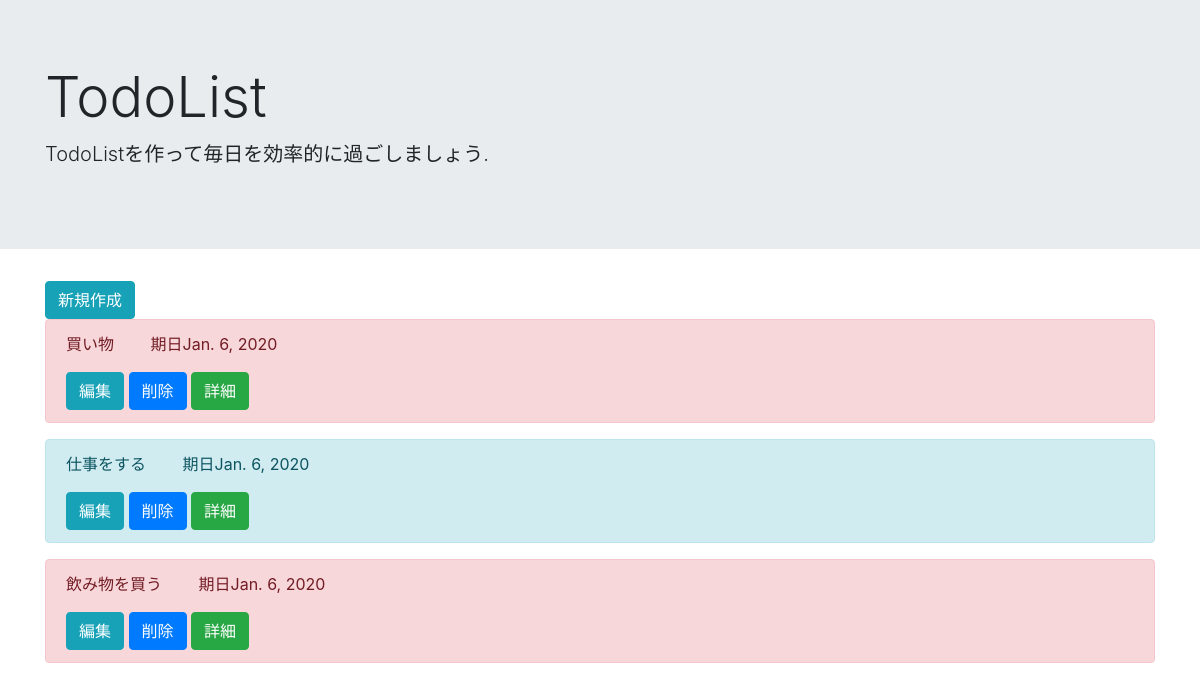
The page /list/ on the database as committed earlier.
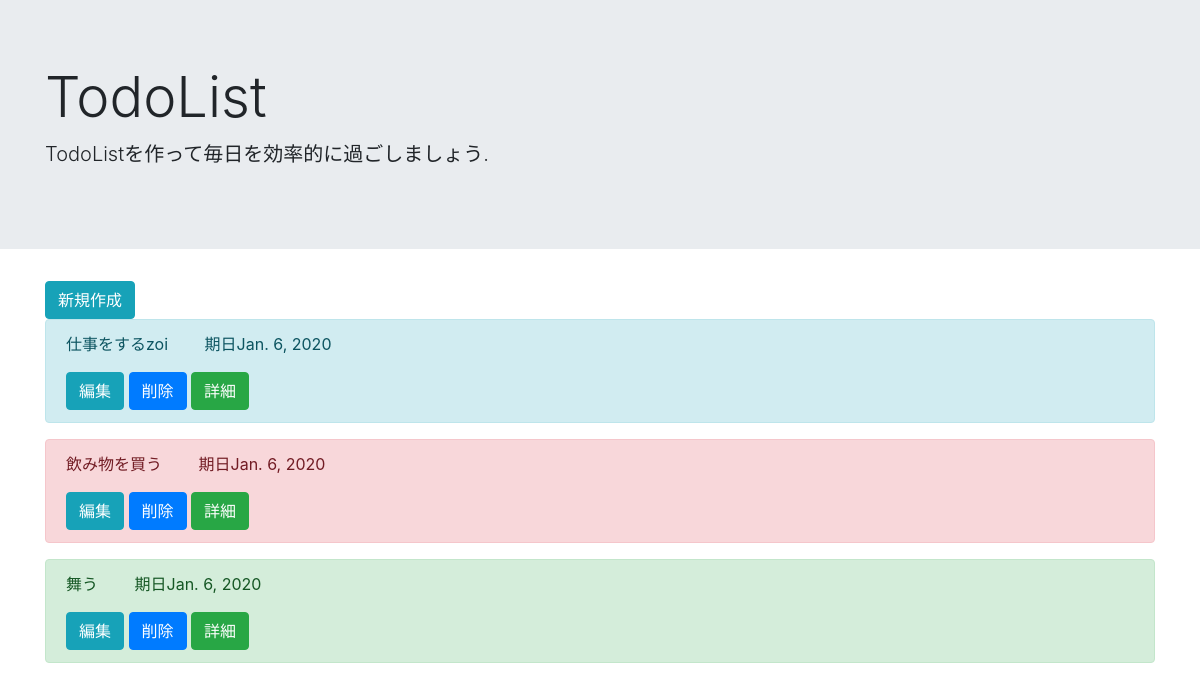
The same page on the database as committed later.
### todo/models.py (models this page shows, shortened)
class TodoModel(models.Model):
    title = models.CharField(max_length=100)
    memo = models.TextField()
    priority = models.CharField(
        max_length=50,
        choices=PRIORITY
    )
    duedate = models.DateField()

### todo/views.py (the view)
# urls.py: path('list/', TodoList.as_view(), name='list'),
class TodoList(ListView):
    template_name = 'list.html'
    model = TodoModel

### templates/list.html
{% extends 'base.html' %}
{% block header %}
<div class="jumbotron jumbotron-fluid">
    <div class="container">
      <h1 class="display-4">TodoList</h1>
      <p class="lead">TodoListを作って毎日を効率的に過ごしましょう.</p>
    </div>
</div>
{% endblock header%}
{% block content %}
<div class='container'>
    <a href="{% url 'create' %}" class="btn btn-info action" tabindex="-1" role="button" aria-pressed="true">新規作成</a>
    {% for item in object_list%}
    <div class="alert alert-{{item.priority}}" role="alert">
        <p>{{item.title}}  　　期日{{ item.duedate }}</p>
        <a href="{% url 'update' item.pk %}" class="btn btn-info" tabindex="-1" role="button" aria-pressed="true">編集</a>
        <a href="{% url 'delete' item.pk %}" class="btn btn-primary" tabindex="-1" role="button" aria-pressed="true">削除</a>
        <a href="{% url 'detail' item.pk %}" class="btn btn-success" tabindex="-1" role="button" aria-pressed="true">詳細</a>
    </div>
    {% endfor %}
</div>
{% endblock content%}

### templates/base.html (shortened to what this page needs)
<!doctype html>
<html lang="en">
  <head>
    <link rel="stylesheet" href="https://stackpath.bootstrapcdn.com/bootstrap/4.4.1/css/bootstrap.min.css">
  </head>
  <body>
    {% block header %}
    {% endblock header %}
    {% block content %}
    {% endblock content %}
  </body>
</html>

Rows that differ between the two databases and show on the page:
removed TodoModel: title "買い物", duedate "Jan. 6, 2020"
changed TodoModel: title "仕事をする" → "仕事をするzoi"
added TodoModel: title "舞う", duedate "Jan. 6, 2020", priority "success" (drawn)
